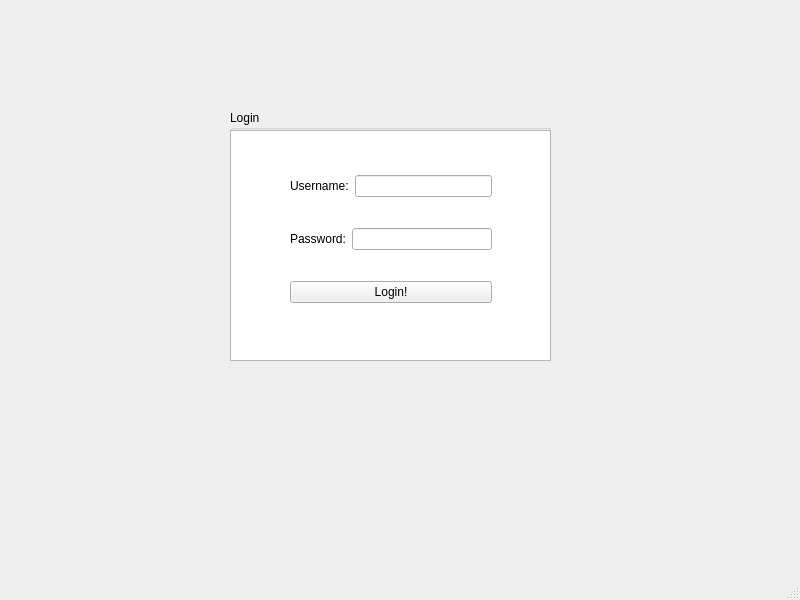
<?xml version="1.0" encoding="UTF-8"?>
<ui version="4.0">
 <class>LoginWindow</class>
 <widget class="QMainWindow" name="LoginWindow">
  <property name="geometry">
   <rect>
    <x>0</x>
    <y>0</y>
    <width>800</width>
    <height>600</height>
   </rect>
  </property>
  <property name="windowTitle">
   <string>LoginWindow</string>
  </property>
  <widget class="QWidget" name="centralwidget">
   <widget class="QPushButton" name="pushButton_spotify">
    <property name="geometry">
     <rect>
      <x>270</x>
      <y>210</y>
      <width>221</width>
      <height>61</height>
     </rect>
    </property>
    <property name="text">
     <string>Connect to Spotify</string>
    </property>
   </widget>
   <widget class="QGroupBox" name="groupBox_login">
    <property name="geometry">
     <rect>
      <x>230</x>
      <y>110</y>
      <width>321</width>
      <height>251</height>
     </rect>
    </property>
    <property name="title">
     <string>Login</string>
    </property>
    <widget class="QGraphicsView" name="graphicsView">
     <property name="geometry">
      <rect>
       <x>0</x>
       <y>20</y>
       <width>321</width>
       <height>231</height>
      </rect>
     </property>
     <property name="autoFillBackground">
      <bool>false</bool>
     </property>
     <property name="backgroundBrush">
      <brush brushstyle="NoBrush">
       <color alpha="255">
        <red>148</red>
        <green>33</green>
        <blue>146</blue>
       </color>
      </brush>
     </property>
     <property name="foregroundBrush">
      <brush brushstyle="NoBrush">
       <color alpha="255">
        <red>255</red>
        <green>147</green>
        <blue>0</blue>
       </color>
      </brush>
     </property>
    </widget>
    <widget class="QWidget" name="layoutWidget">
     <property name="geometry">
      <rect>
       <x>60</x>
       <y>40</y>
       <width>202</width>
       <height>180</height>
      </rect>
     </property>
     <layout class="QVBoxLayout" name="verticalLayout">
      <item>
       <layout class="QHBoxLayout" name="horizontalLayout">
        <item>
         <widget class="QLabel" name="label">
          <property name="text">
           <string>Username:</string>
          </property>
         </widget>
        </item>
        <item>
         <widget class="QLineEdit" name="lineEdit_username"/>
        </item>
       </layout>
      </item>
      <item>
       <layout class="QHBoxLayout" name="horizontalLayout_2">
        <item>
         <widget class="QLabel" name="label_2">
          <property name="text">
           <string>Password:</string>
          </property>
         </widget>
        </item>
        <item>
         <widget class="QLineEdit" name="lineEdit_password"/>
        </item>
       </layout>
      </item>
      <item>
       <widget class="QPushButton" name="pushButton_login">
        <property name="text">
         <string>Login!</string>
        </property>
       </widget>
      </item>
     </layout>
    </widget>
   </widget>
  </widget>
  <widget class="QMenuBar" name="menubar">
   <property name="geometry">
    <rect>
     <x>0</x>
     <y>0</y>
     <width>800</width>
     <height>22</height>
    </rect>
   </property>
  </widget>
  <widget class="QStatusBar" name="statusbar"/>
 </widget>
 <resources/>
 <connections/>
</ui>
